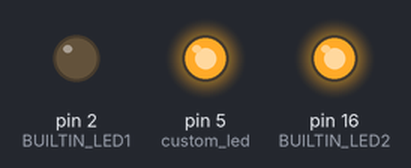
A sketch run on a simulated Arduino Uno, built with avr-gcc and run on an emulated ATmega328P. Shown: output pins drawn as LEDs (lit = HIGH).

Above: at 0.5 s.
At 2.0 s:
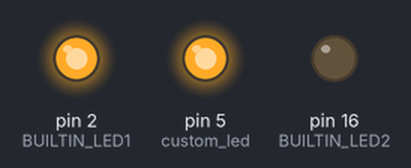
Timing chart, 0 to 3.5 s (numbered marks = the images above):
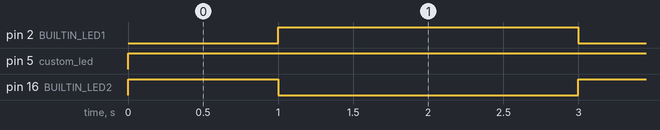

Measured:
- by itself, pin 2 (BUILTIN_LED1): alternates HIGH for 2.0 s and LOW for 1.0 s
- by itself, pin 5 (custom_led): LOW → HIGH at 0.00 s
- by itself, pin 16 (BUILTIN_LED2): alternates HIGH for 1.0 s and LOW for 2.0 s

The sketch:

sketch.ino
```cpp
const short int BUILTIN_LED1 = 2; //GPIO2
const short int BUILTIN_LED2 = 16;//GPIO16
const short int custom_led = 5; //D1 output

void setup() {
  pinMode(BUILTIN_LED1, OUTPUT); // Initialize the BUILTIN_LED1 pin as an output (RED LED)
  pinMode(BUILTIN_LED2, OUTPUT); // Initialize the BUILTIN_LED2 pin as an output (Blue LED)
  pinMode(custom_led, OUTPUT);
}

void loop() {
  digitalWrite(custom_led, HIGH);
  digitalWrite(BUILTIN_LED1, LOW); // Turn the LED ON by making the voltage LOW
  digitalWrite(BUILTIN_LED2, HIGH); // Turn the LED off by making the voltage HIGH
  delay(1000); // Wait for a second
  digitalWrite(BUILTIN_LED1, HIGH); // Turn the LED off by making the voltage HIGH
  digitalWrite(BUILTIN_LED2, LOW); // Turn the LED ON by making the voltage LOW
  delay(2000); // Wait for two seconds
}
```
